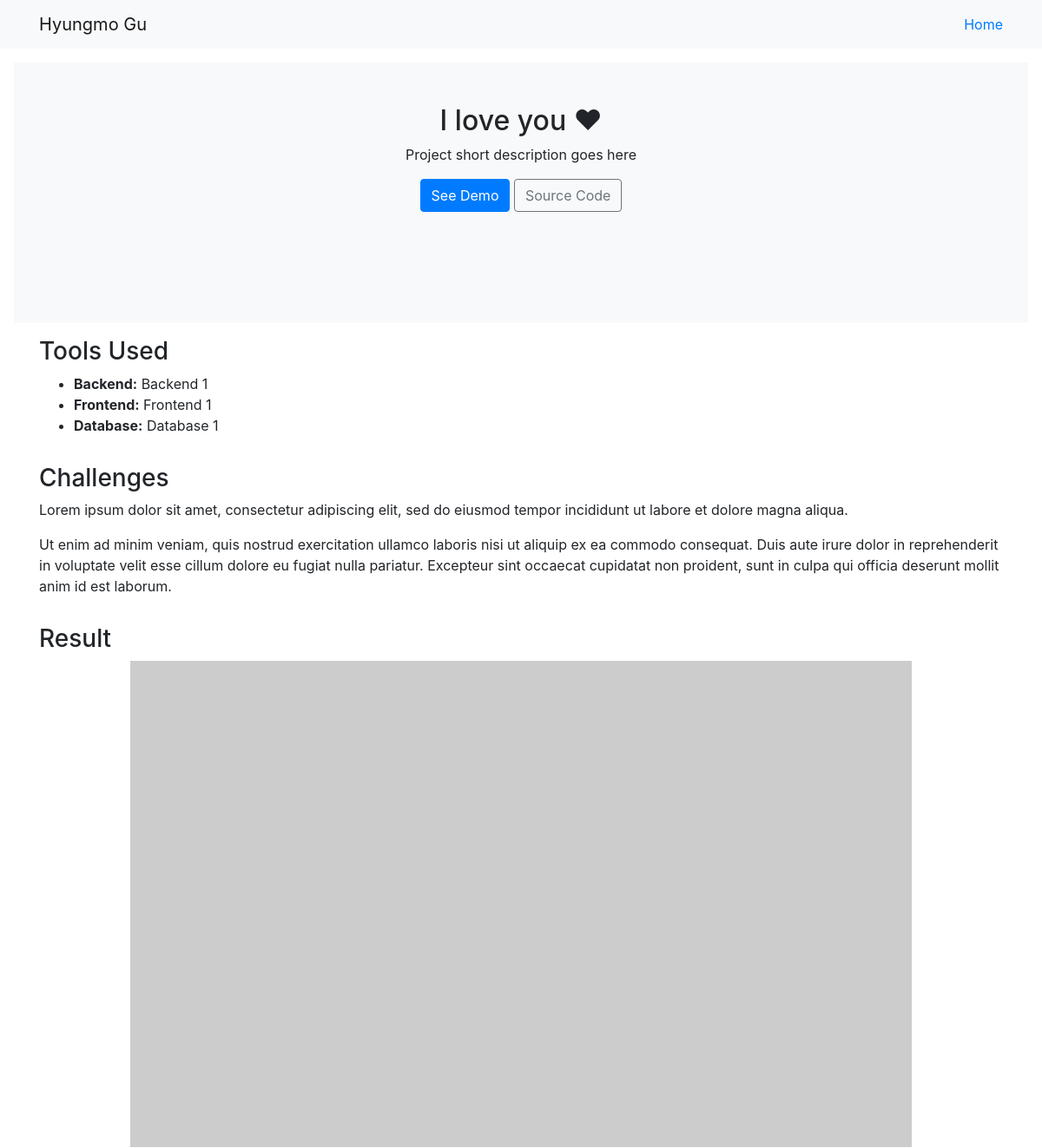
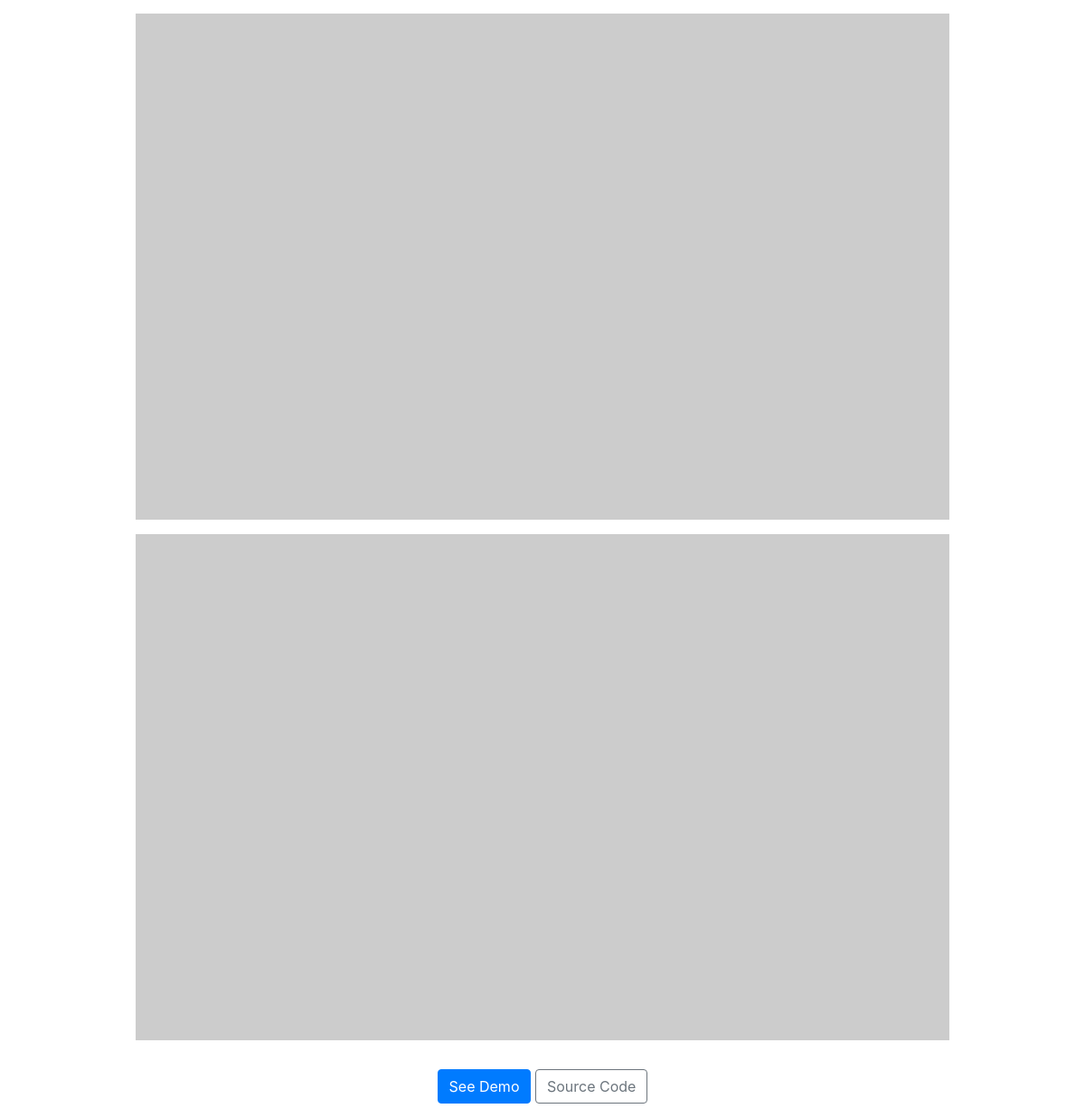
/projects/1, run on the app's committed database (2 pictures, top to bottom).
### main/models.py (models this page shows, shortened)
class Project(models.Model):
    title = models.CharField(max_length=255)
    summary = models.CharField(max_length=255)
    image_main = models.URLField()
    url_demo = models.URLField()
    url_source_code = models.URLField()
    tools_used = models.TextField()
    challenges = models.TextField()
    result = models.TextField()

### main/views.py (the view)
# urls.py: path('projects/<int:pk>', views.ProjectView.as_view(), name='project'),
class ProjectView(DetailView):
    models=models.Project
    template_name = 'main/projects_detail.html'
    def get(self, request, pk):
        project = get_object_or_404(
            models.Project,
            pk=pk)
        return render(request, self.template_name, {
            'project': project})

### templates/main/projects_detail.html
{% extends 'layout.html' %}
{% block body_content %}
    <div class="position-relative overflow-hidden p-3 p-md-5 m-md-3 text-center bg-light" style="min-height: 300px;">
        <h2>{{ project.title }}</h2>
        <p>
            {{ project.summary }}
        </p>
        <div>
            {% if project.url_demo %}
                <a href="{{ project.url_demo }}" class="btn btn-primary">See Demo</a>
            {% endif %}
            {% if project.url_source_code %}
                <a href="{{ project.url_source_code }}" class="btn btn-outline-secondary">Source Code</a>
            {% endif %}
        </div>
    </div>
    <div class="container">
        {% if project.tools_used %}
            <section class="row mb-3">
                <div class="col">
                    <h3>Tools Used</h3>
                    <div>
                        {{ project.tools_used|safe }}
                    </div>
                </div>
            </section>
        {% endif %}
        {% if project.challenges %}
            <section class="row mb-3">
                <div class="col">
                    <h3>Challenges</h3>
                    <div>
                        {{ project.challenges|safe }}
                    </div>
                </div>
            </section>
        {% endif %}
        {% if project.result %}
            <section class="row mb-3">
                <div class="col">
                    <h3>Result</h3>
                    <div>
                        {{ project.result|safe }}
                    </div>
                </div>
            </section>
        {% endif %}
        <section class="row mb-3">
            <div class="col text-center">
                {% if project.url_demo %}
                    <a href="{{ project.url_demo }}" class="btn btn-primary">See Demo</a>
                {% endif %}
                {% if project.url_source_code %}
                    <a href="{{ project.url_source_code }}" class="btn btn-outline-secondary">Source Code</a>
                {% endif %}
            </div>
        </section>
    </div>
{% endblock %}

### templates/layout.html (shortened to what this page needs)
{% load static %}
<!DOCTYPE html>
<html>
    <head>
        <link rel="stylesheet" href="https://stackpath.bootstrapcdn.com/bootstrap/4.3.1/css/bootstrap.min.css">
        <link rel="stylesheet" href="{% static 'css/style.css' %}">
    </head>
    <body>
        <header>
            <nav class="navbar navbar-expand-md navbar-light bg-light fixed-top">
                <div class="container">
                    <a class="navbar-brand" href="/">Hyungmo Gu</a>
                    <div class="justify-content-end">
                        <ul class="nav">
                            <li class="nav-item"><a href="/">Home</a></li>
                        </ul>
                    </div>
                </div>
            </nav>
        </header>
        <main role="main">
            {% block body_content %}{% endblock %}
        </main>
    </body>
</html>

### static/css/style.css (style rules this page uses)
body { min-height: 75rem; padding-top: 3.5rem; }

### data on the page
Project: title "I love you ♥", summary "Project short description goes here", tools_used "Backend: Backend 1 Frontend: Frontend 1 Database: Database 1", challenges "Lorem ipsum dolor sit amet, consectetur adipiscing elit, sed do eiusmod tempor incididunt ut labore et dolore magna aliqua. Ut enim ad minim veniam, quis nostrud exercitation ullamco laboris nisi ut aliquip ex ea commodo consequat. Duis aute irure dolor in reprehenderit in voluptate velit esse cillum dolore eu fugiat nulla pariatur. Excepteur sint occaecat cupidatat non proident, sunt in culpa qui officia deserunt mollit anim id est laborum."
